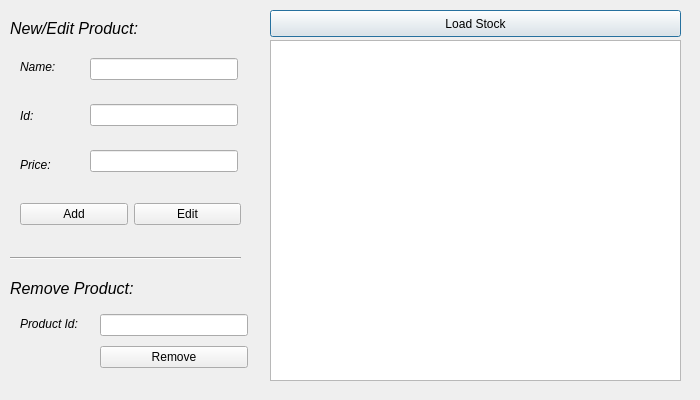
<?xml version="1.0" encoding="UTF-8"?>
<ui version="4.0">
 <class>Stock</class>
 <widget class="QDialog" name="Stock">
  <property name="geometry">
   <rect>
    <x>0</x>
    <y>0</y>
    <width>700</width>
    <height>400</height>
   </rect>
  </property>
  <property name="windowTitle">
   <string>Dialog</string>
  </property>
  <widget class="QLabel" name="label">
   <property name="geometry">
    <rect>
     <x>10</x>
     <y>20</y>
     <width>151</width>
     <height>17</height>
    </rect>
   </property>
   <property name="font">
    <font>
     <pointsize>12</pointsize>
     <italic>true</italic>
    </font>
   </property>
   <property name="text">
    <string>New/Edit Product:</string>
   </property>
  </widget>
  <widget class="QLabel" name="label_4">
   <property name="geometry">
    <rect>
     <x>10</x>
     <y>280</y>
     <width>131</width>
     <height>17</height>
    </rect>
   </property>
   <property name="font">
    <font>
     <pointsize>12</pointsize>
     <italic>true</italic>
    </font>
   </property>
   <property name="text">
    <string>Remove Product:</string>
   </property>
  </widget>
  <widget class="QLabel" name="label_5">
   <property name="geometry">
    <rect>
     <x>20</x>
     <y>315</y>
     <width>81</width>
     <height>17</height>
    </rect>
   </property>
   <property name="font">
    <font>
     <weight>50</weight>
     <italic>true</italic>
     <bold>false</bold>
    </font>
   </property>
   <property name="text">
    <string>Product Id:</string>
   </property>
  </widget>
  <widget class="Line" name="line">
   <property name="geometry">
    <rect>
     <x>10</x>
     <y>250</y>
     <width>231</width>
     <height>16</height>
    </rect>
   </property>
   <property name="orientation">
    <enum>Qt::Horizontal</enum>
   </property>
  </widget>
  <widget class="QTableView" name="tableView">
   <property name="geometry">
    <rect>
     <x>270</x>
     <y>40</y>
     <width>411</width>
     <height>341</height>
    </rect>
   </property>
  </widget>
  <widget class="QPushButton" name="stockButton">
   <property name="geometry">
    <rect>
     <x>270</x>
     <y>10</y>
     <width>411</width>
     <height>27</height>
    </rect>
   </property>
   <property name="text">
    <string>Load Stock</string>
   </property>
  </widget>
  <widget class="QWidget" name="layoutWidget">
   <property name="geometry">
    <rect>
     <x>20</x>
     <y>45</y>
     <width>65</width>
     <height>141</height>
    </rect>
   </property>
   <layout class="QVBoxLayout" name="verticalLayout">
    <item>
     <widget class="QLabel" name="label_2">
      <property name="font">
       <font>
        <weight>50</weight>
        <italic>true</italic>
        <bold>false</bold>
       </font>
      </property>
      <property name="text">
       <string>Name:</string>
      </property>
     </widget>
    </item>
    <item>
     <widget class="QLabel" name="label_6">
      <property name="font">
       <font>
        <italic>true</italic>
       </font>
      </property>
      <property name="text">
       <string>Id:</string>
      </property>
     </widget>
    </item>
    <item>
     <widget class="QLabel" name="label_3">
      <property name="font">
       <font>
        <weight>50</weight>
        <italic>true</italic>
        <bold>false</bold>
       </font>
      </property>
      <property name="text">
       <string>Price:</string>
      </property>
     </widget>
    </item>
   </layout>
  </widget>
  <widget class="QWidget" name="layoutWidget">
   <property name="geometry">
    <rect>
     <x>90</x>
     <y>40</y>
     <width>148</width>
     <height>151</height>
    </rect>
   </property>
   <layout class="QVBoxLayout" name="verticalLayout_2">
    <item>
     <widget class="QLineEdit" name="stockName"/>
    </item>
    <item>
     <widget class="QLineEdit" name="stockId"/>
    </item>
    <item>
     <widget class="QLineEdit" name="stockPrice"/>
    </item>
   </layout>
  </widget>
  <widget class="QWidget" name="layoutWidget">
   <property name="geometry">
    <rect>
     <x>20</x>
     <y>200</y>
     <width>221</width>
     <height>29</height>
    </rect>
   </property>
   <layout class="QHBoxLayout" name="horizontalLayout">
    <item>
     <widget class="QPushButton" name="addstockButton">
      <property name="enabled">
       <bool>true</bool>
      </property>
      <property name="font">
       <font>
        <kerning>true</kerning>
       </font>
      </property>
      <property name="text">
       <string>Add</string>
      </property>
      <property name="autoDefault">
       <bool>false</bool>
      </property>
     </widget>
    </item>
    <item>
     <widget class="QPushButton" name="editstockButton">
      <property name="text">
       <string>Edit</string>
      </property>
     </widget>
    </item>
   </layout>
  </widget>
  <widget class="QWidget" name="layoutWidget">
   <property name="geometry">
    <rect>
     <x>100</x>
     <y>310</y>
     <width>148</width>
     <height>62</height>
    </rect>
   </property>
   <layout class="QVBoxLayout" name="verticalLayout_3">
    <item>
     <widget class="QLineEdit" name="idstock"/>
    </item>
    <item>
     <widget class="QPushButton" name="removeButton_2">
      <property name="text">
       <string>Remove</string>
      </property>
      <property name="autoDefault">
       <bool>false</bool>
      </property>
     </widget>
    </item>
   </layout>
  </widget>
 </widget>
 <resources/>
 <connections/>
</ui>
